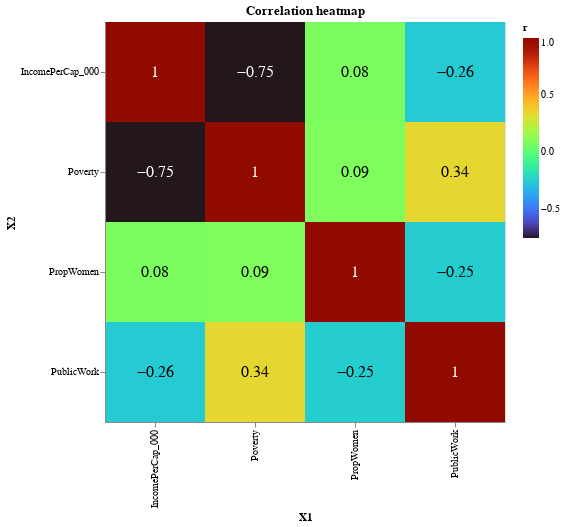

Notebook code for this chart:
### Code cell
#| code-summary: 'Plot a heatmap the correlation matrix'
base_r = alt.Chart(corr_df).encode(
    x='X1',
    y='X2'
)

heatmap = base_r.mark_rect().encode(
    color=alt.Color("r", scale=alt.Scale(scheme="turbo"))
).properties(
)

text = base_r.mark_text(baseline='middle', size=16).encode(
    text='r',
    color=alt.condition(
        abs(alt.datum.r) > 0.5,
        alt.value('white'),
        alt.value('black')
    )
)

(heatmap + text).properties(
    title='Correlation heatmap',
    width=400,
    height=400,
)

### Figure 1 — Vega-Lite specification as saved in the notebook (floating-point values rounded to 4 significant figures)
{"config": {"view": {"continuousWidth": 400, "continuousHeight": 300}}, "layer": [{"mark": "rect", "encoding": {"color": {"field": "r", "scale": {"scheme": "turbo"}, "type": "quantitative"}, "x": {"field": "X1", "type": "nominal"}, "y": {"field": "X2", "type": "nominal"}}}, {"mark": {"type": "text", "baseline": "middle", "size": 16}, "encoding": {"color": {"condition": {"value": "white", "test": "(abs(datum.r) > 0.5)"}, "value": "black"}, "text": {"field": "r", "type": "quantitative"}, "x": {"field": "X1", "type": "nominal"}, "y": {"field": "X2", "type": "nominal"}}}], "data": {"name": "data-d5ceca375fca5f76d64015a69b32cc81"}, "height": 400, "title": "Correlation heatmap", "width": 400, "$schema": "https://vega.github.io/schema/vega-lite/v4.17.0.json", "datasets": {"data-d5ceca375fca5f76d64015a69b32cc81": [{"X1": "IncomePerCap_000", "X2": "IncomePerCap_000", "r": 1.0}, {"X1": "PropWomen", "X2": "IncomePerCap_000", "r": 0.08}, {"X1": "Poverty", "X2": "IncomePerCap_000", "r": -0.75}, {"X1": "PublicWork", "X2": "IncomePerCap_000", "r": -0.26}, {"X1": "IncomePerCap_000", "X2": "PropWomen", "r": 0.08}, {"X1": "PropWomen", "X2": "PropWomen", "r": 1.0}, {"X1": "Poverty", "X2": "PropWomen", "r": 0.09}, {"X1": "PublicWork", "X2": "PropWomen", "r": -0.25}, {"X1": "IncomePerCap_000", "X2": "Poverty", "r": -0.75}, {"X1": "PropWomen", "X2": "Poverty", "r": 0.09}, {"X1": "Poverty", "X2": "Poverty", "r": 1.0}, {"X1": "PublicWork", "X2": "Poverty", "r": 0.34}, {"X1": "IncomePerCap_000", "X2": "PublicWork", "r": -0.26}, {"X1": "PropWomen", "X2": "PublicWork", "r": -0.25}, {"X1": "Poverty", "X2": "PublicWork", "r": 0.34}, {"X1": "PublicWork", "X2": "PublicWork", "r": 1.0}]}}
